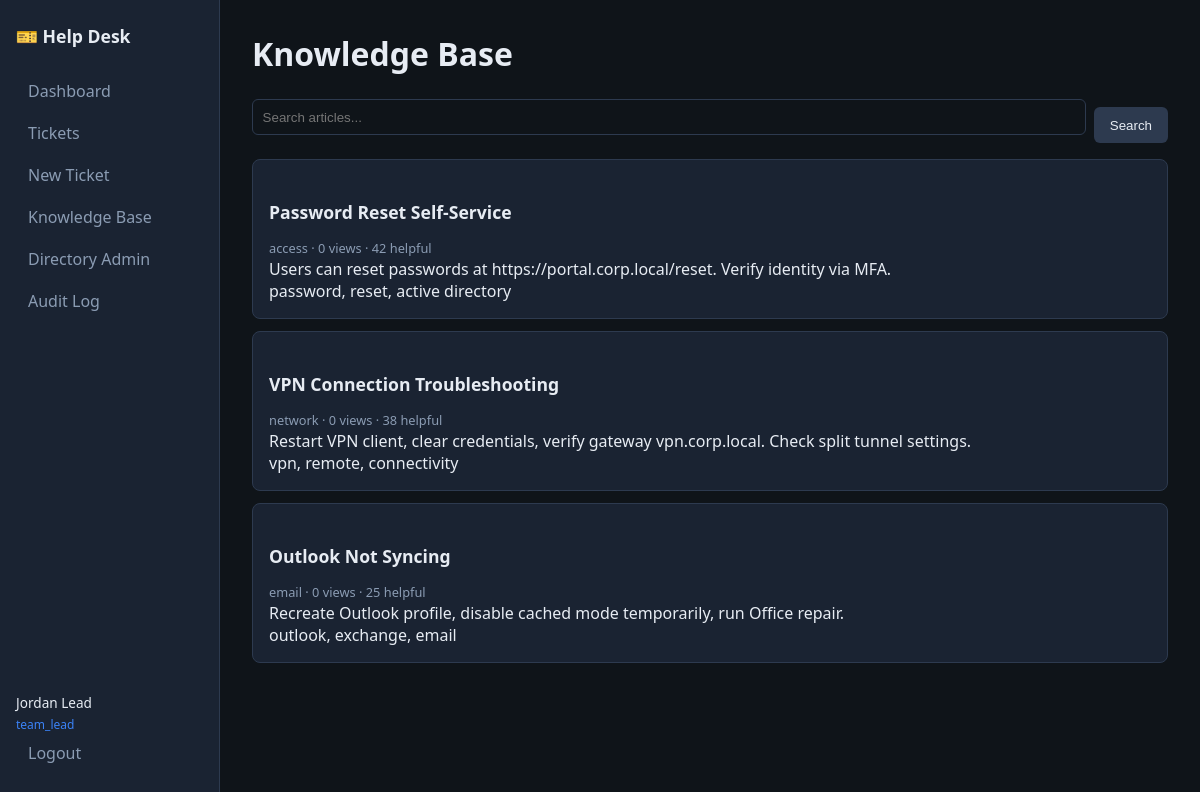
Screenshot of /kb (signed in) with the database file from the repository.
### app/models/entities.py (models this page shows)
class User(Base):
    __tablename__ = "users"
    id: Mapped[int] = mapped_column(primary_key=True)
    username: Mapped[str] = mapped_column(String(64), unique=True, index=True)
    email: Mapped[str] = mapped_column(String(255), unique=True)
    display_name: Mapped[str] = mapped_column(String(128))
    password_hash: Mapped[str] = mapped_column(String(255))
    role: Mapped[str] = mapped_column(String(32), default=UserRole.END_USER.value)
    department: Mapped[str | None] = mapped_column(String(128))
    is_active: Mapped[bool] = mapped_column(Boolean, default=True)
    ad_sam_account: Mapped[str | None] = mapped_column(String(64), unique=True)
    ad_upn: Mapped[str | None] = mapped_column(String(255), unique=True)
    manager_id: Mapped[int | None] = mapped_column(ForeignKey("users.id"))
    job_title: Mapped[str | None] = mapped_column(String(128))
    role_sync_from_groups: Mapped[bool] = mapped_column(Boolean, default=True)
    last_login_at: Mapped[datetime | None] = mapped_column(DateTime)
    account_locked: Mapped[bool] = mapped_column(Boolean, default=False)
    created_at: Mapped[datetime] = mapped_column(DateTime, default=datetime.utcnow)
    manager: Mapped["User | None"] = relationship(remote_side=[id])
    ad_groups: Mapped[list["ADGroup"]] = relationship(
        secondary="user_ad_groups", back_populates="members"
    )
    assigned_tickets: Mapped[list["Ticket"]] = relationship(
        back_populates="assigned_technician",
        foreign_keys="Ticket.assigned_technician_id",
    )
    created_tickets: Mapped[list["Ticket"]] = relationship(
        back_populates="requester",
        foreign_keys="Ticket.requester_id",
    )

class KBArticle(Base):
    __tablename__ = "kb_articles"
    id: Mapped[int] = mapped_column(primary_key=True)
    title: Mapped[str] = mapped_column(String(255))
    slug: Mapped[str] = mapped_column(String(128), unique=True)
    content: Mapped[str] = mapped_column(Text)
    category: Mapped[str | None] = mapped_column(String(64))
    tags: Mapped[str | None] = mapped_column(String(512))
    author_id: Mapped[int] = mapped_column(ForeignKey("users.id"))
    view_count: Mapped[int] = mapped_column(Integer, default=0)
    helpful_count: Mapped[int] = mapped_column(Integer, default=0)
    is_published: Mapped[bool] = mapped_column(Boolean, default=True)
    created_at: Mapped[datetime] = mapped_column(DateTime, default=datetime.utcnow)
    updated_at: Mapped[datetime] = mapped_column(
        DateTime, default=datetime.utcnow, onupdate=datetime.utcnow
    )
    author: Mapped["User"] = relationship()

### main.py (the view)
@app.get("/kb", response_class=HTMLResponse)
def kb_list(request: Request, q: str = "", user: User = Depends(require_login), db: Session = Depends(get_db)):
    svc = KnowledgeBaseService(db)
    articles = svc.search(q) if q else db.query(KBArticle).filter(KBArticle.is_published.is_(True)).all()
    return templates.TemplateResponse(
        request,
        "kb.html",
        {"user": user, "articles": articles, "query": q},
    )

### templates/kb.html (shortened to what this page needs)
{% extends "base.html" %}
{% block content %}
<h1>Knowledge Base</h1>
<form method="get" class="search-bar">
  <input type="text" name="q" value="{{ query }}" placeholder="Search articles...">
  <button type="submit" class="btn">Search</button>
</form>
<div class="kb-list">
  {% for article in articles %}
  <article class="kb-card">
    <h2>{{ article.title }}</h2>
    <span class="kb-meta">{{ article.category }} · {{ article.view_count }} views · {{ article.helpful_count }} helpful</span>
    <p>{{ article.content[:400] }}{% if article.content|length > 400 %}...{% endif %}</p>
    {% if article.tags %}<p class="tags">{{ article.tags }}</p>{% endif %}
  </article>
  {% else %}
  <p>No articles found.</p>
  {% endfor %}
</div>
{% endblock %}

### templates/base.html (shortened to what this page needs)
<!DOCTYPE html>
<html lang="en">
<head>
  <link rel="stylesheet" href="/static/css/style.css">
</head>
<body>
  <nav class="sidebar">
    <div class="brand">🎫 Help Desk</div>
    {% if user %}
    <a href="/" class="nav-link">Dashboard</a>
    <a href="/tickets" class="nav-link">Tickets</a>
    <a href="/tickets/new" class="nav-link">New Ticket</a>
    <a href="/kb" class="nav-link">Knowledge Base</a>
    <a href="/ad" class="nav-link">Directory Admin</a>
    {% if user.role in ['team_lead', 'admin'] %}
    <a href="/audit" class="nav-link">Audit Log</a>
    {% endif %}
    <div class="nav-footer">
      <span class="user-badge">{{ user.display_name }}</span>
      <span class="role-badge">{{ user.role }}</span>
      <a href="/logout" class="nav-link logout">Logout</a>
    </div>
    {% endif %}
  </nav>
  <main class="content">
    {% block content %}{% endblock %}
  </main>
</body>
</html>

### static/css/style.css (style rules this page uses)
:root { --bg: #0f1419; --surface: #1a2332; --border: #2d3a4f; --text: #e7ecf3; --muted: #8b9cb3; --accent: #3b82f6; --success: #22c55e; --warning: #f59e0b; --danger: #ef4444; }
* { box-sizing: border-box; margin: 0; padding: 0; }
body { font-family: "Segoe UI", system-ui, sans-serif; background: var(--bg); color: var(--text); display: flex; min-height: 100vh; }
.sidebar { width: 220px; background: var(--surface); border-right: 1px solid var(--border); padding: 1.5rem 1rem; display: flex; flex-direction: column; }
.brand { font-weight: 700; font-size: 1.1rem; margin-bottom: 1.5rem; }
.nav-link { display: block; color: var(--muted); text-decoration: none; padding: 0.5rem 0.75rem; border-radius: 6px; margin-bottom: 0.25rem; }
.nav-footer { margin-top: auto; padding-top: 1rem; }
.user-badge { display: block; font-size: 0.85rem; }
.role-badge { font-size: 0.75rem; color: var(--accent); }
.content { flex: 1; padding: 2rem; overflow-x: auto; }
h1 { margin-bottom: 1.5rem; }
h2 { margin: 1.5rem 0 0.75rem; font-size: 1.1rem; }
input, select, textarea { width: 100%; padding: 0.6rem; background: var(--bg); border: 1px solid var(--border); border-radius: 6px; color: var(--text); margin-bottom: 0.5rem; }
.btn { display: inline-block; padding: 0.5rem 1rem; background: var(--border); color: var(--text); border: none; border-radius: 6px; cursor: pointer; text-decoration: none; margin-top: 0.5rem; }
.kb-card { background: var(--surface); border: 1px solid var(--border); border-radius: 8px; padding: 1rem; margin: 0.75rem 0; }
.kb-meta { font-size: 0.8rem; color: var(--muted); }
.search-bar { display: flex; gap: 0.5rem; margin-bottom: 1rem; }
.search-bar input { flex: 1; }

### rows the page displays
User: display_name "Jordan Lead", role "team_lead"
KBArticle: title "Password Reset Self-Service", category "access", view_count "0", helpful_count "42", content "Users can reset passwords at https://portal.corp.local/reset. Verify identity via MFA.", tags "password, reset, active directory"
KBArticle: title "VPN Connection Troubleshooting", category "network", view_count "0", helpful_count "38", content "Restart VPN client, clear credentials, verify gateway vpn.corp.local. Check split tunnel settings.", tags "vpn, remote, connectivity"
KBArticle: title "Outlook Not Syncing", category "email", view_count "0", helpful_count "25", content "Recreate Outlook profile, disable cached mode temporarily, run Office repair.", tags "outlook, exchange, email"
